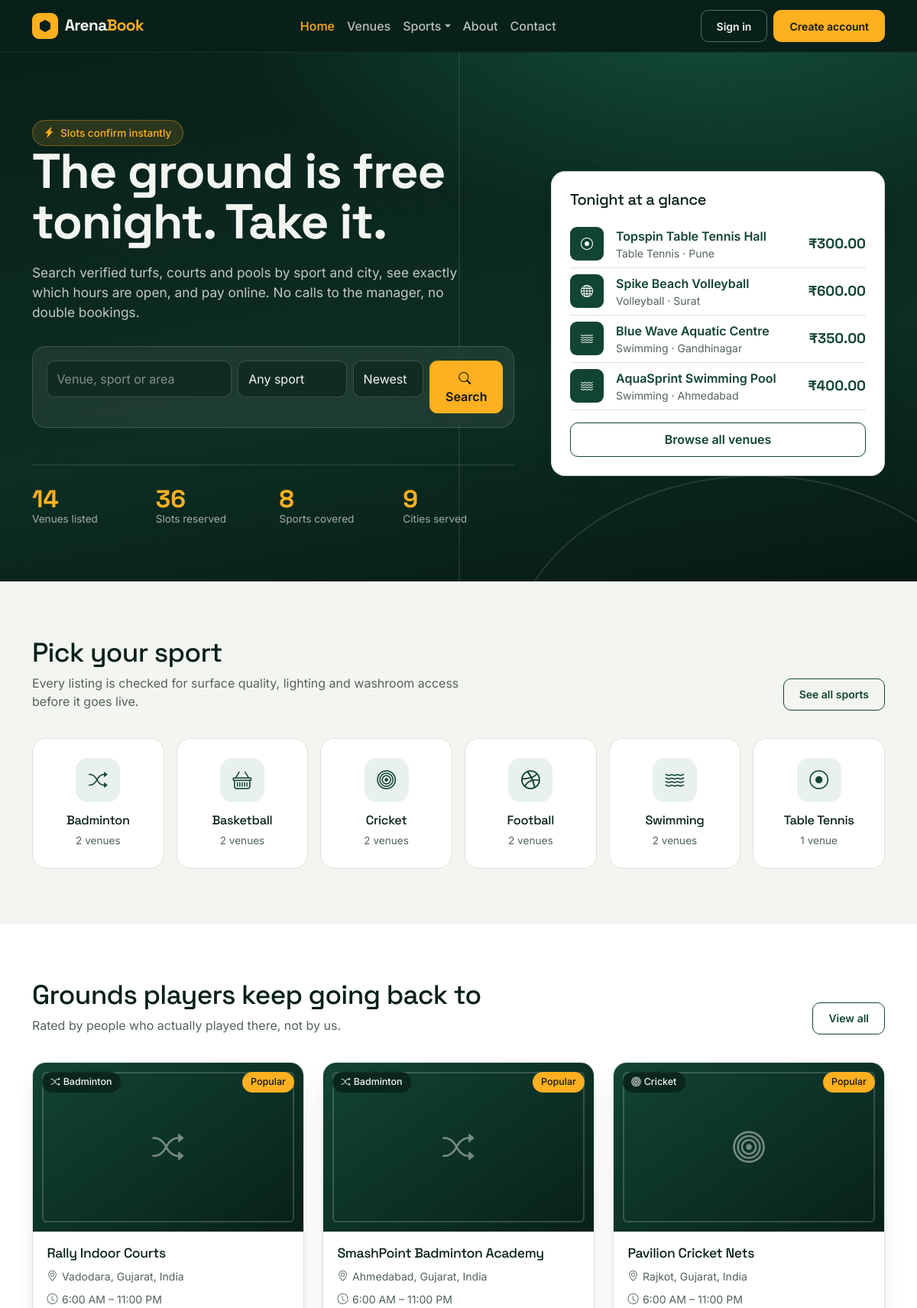
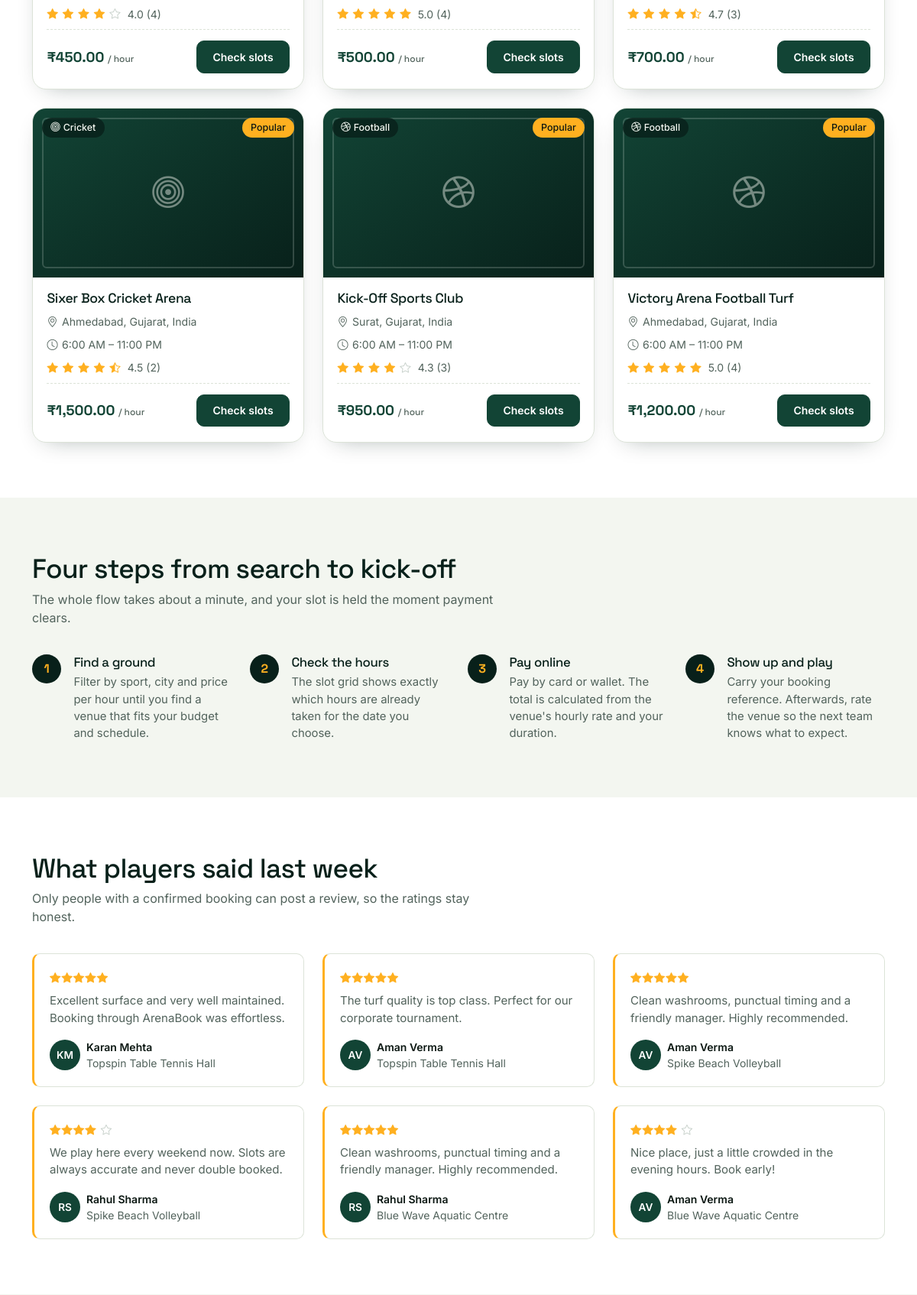
The page / (upper part) on the database its author committed (2 pictures, top to bottom).
### arena/models.py (models this page shows, shortened)
class Turf(models.Model):
    turf_name = models.CharField(max_length=150)
    description = models.TextField(blank=True)
    category = models.ForeignKey(
        SportCategory, on_delete=models.CASCADE, related_name="turfs"
    )
    address = models.TextField()
    city = models.ForeignKey(City, on_delete=models.SET_NULL, null=True, blank=True)
    state = models.ForeignKey(State, on_delete=models.SET_NULL, null=True, blank=True)
    country = models.ForeignKey(Country, on_delete=models.SET_NULL, null=True, blank=True)
    price_per_hour = models.DecimalField(max_digits=10, decimal_places=2)
    open_time = models.TimeField(default=time(6, 0))
    close_time = models.TimeField(default=time(23, 0))
    image = models.ImageField(upload_to="turfs/", blank=True, null=True)
    created_at = models.DateTimeField(auto_now_add=True)
    capacity = models.PositiveIntegerField(default=10)
    amenities = models.CharField(
        max_length=255,
        blank=True,
        help_text="Comma separated, e.g. Parking, Floodlights, Washroom",
    )
    is_featured = models.BooleanField(default=False)
    is_active = models.BooleanField(default=True)
    class Meta:
        ordering = ["-created_at"]
    def get_absolute_url(self):
        return reverse("turf_detail", args=[self.pk])
    @property
    def location(self):
        bits = [b.name for b in (self.city, self.state, self.country) if b]
        return ", ".join(bits)
    @property
    def average_rating(self):
        result = self.reviews.aggregate(avg=models.Avg("rating"))["avg"]
        return round(result, 1) if result else 0
    @property
    def review_count(self):
        return self.reviews.count()
    @property
    def rating_stars(self):
        avg = self.average_rating
        stars = []
        for i in range(1, 6):
            if avg >= i:
                stars.append("full")
            elif avg >= i - 0.5:
                stars.append("half")
            else:
                stars.append("empty")
        return stars

class SportCategory(models.Model):
    category_name = models.CharField(max_length=100, unique=True)
    description = models.TextField(blank=True)
    image = models.ImageField(upload_to="categories/", blank=True, null=True)
    icon = models.CharField(
        max_length=50,
        default="bi-trophy",
        help_text="Bootstrap icon class, e.g. bi-dribbble",
    )
    slug = models.SlugField(max_length=120, unique=True, blank=True)
    class Meta:
        verbose_name = "Sport category"
        verbose_name_plural = "Sport categories"
        ordering = ["category_name"]

class City(models.Model):
    state = models.ForeignKey(State, on_delete=models.CASCADE, related_name="cities")
    name = models.CharField(max_length=80)
    class Meta:
        verbose_name_plural = "Cities"
        ordering = ["name"]
        unique_together = ("state", "name")

class State(models.Model):
    country = models.ForeignKey(Country, on_delete=models.CASCADE, related_name="states")
    name = models.CharField(max_length=80)
    class Meta:
        ordering = ["name"]
        unique_together = ("country", "name")

class Country(models.Model):
    name = models.CharField(max_length=80, unique=True)
    class Meta:
        verbose_name_plural = "Countries"
        ordering = ["name"]

class Review(models.Model):
    user = models.ForeignKey(
        settings.AUTH_USER_MODEL, on_delete=models.CASCADE, related_name="reviews"
    )
    turf = models.ForeignKey(Turf, on_delete=models.CASCADE, related_name="reviews")
    rating = models.PositiveSmallIntegerField(
        default=5, validators=[MinValueValidator(1), MaxValueValidator(5)]
    )
    comment = models.TextField(blank=True)
    created_at = models.DateTimeField(auto_now_add=True)
    class Meta:
        ordering = ["-created_at"]
        unique_together = ("user", "turf")
    @property
    def star_range(self):
        return range(self.rating)
    @property
    def empty_range(self):
        return range(5 - self.rating)

class User(AbstractBaseUser, PermissionsMixin):
    first_name = models.CharField(max_length=60)
    last_name = models.CharField(max_length=60, blank=True)
    email = models.EmailField(unique=True)
    profile_image = models.ImageField(upload_to="profiles/", blank=True, null=True)
    date_joined = models.DateTimeField(default=timezone.now)
    is_active = models.BooleanField(default=True)
    is_staff = models.BooleanField(
        default=False, help_text="Allows access to the ArenaBook admin panel."
    )
    objects = UserManager()
    USERNAME_FIELD = "email"
    REQUIRED_FIELDS = ["first_name"]
    class Meta:
        verbose_name = "User"
        verbose_name_plural = "Users"
        ordering = ["-date_joined"]
    @property
    def full_name(self):
        name = f"{self.first_name} {self.last_name}".strip()
        return name or self.email.split("@")[0]
    @property
    def initials(self):
        parts = self.full_name.split()
        if len(parts) >= 2:
            return (parts[0][0] + parts[1][0]).upper()
        return self.full_name[:2].upper()

### arena/views.py (the view)
# urls.py: path("", views.home, name="home"),
def home(request):
    turfs = Turf.objects.filter(is_active=True).select_related("category", "city")
    context = {
        "categories": SportCategory.objects.annotate(
            total=Count("turfs", filter=Q(turfs__is_active=True))
        )[:6],
        "featured_turfs": turfs.filter(is_featured=True)[:6] or turfs[:6],
        "latest_turfs": turfs.order_by("-created_at")[:8],
        "reviews": Review.objects.select_related("user", "turf")
        .filter(rating__gte=4)
        .order_by("-created_at")[:6],
        "stats": {
            "turfs": turfs.count(),
            "bookings": Booking.objects.exclude(status=Booking.CANCELLED).count(),
            "categories": SportCategory.objects.count(),
            "cities": City.objects.filter(turf__isnull=False).distinct().count(),
        },
    }
    return render(request, "pages/home.html", context)

### templates/pages/home.html (shortened to what this page needs)
{% extends 'base.html' %}
{% load arena_extras %}
{% block content %}
<section class="hero">
    <div class="container">
        <div class="row align-items-center g-5">
            <div class="col-lg-7">
                <span class="hero-chip"><i class="bi bi-lightning-charge-fill"></i> Slots confirm instantly</span>
                <h1>The ground is free tonight. Take it.</h1>
                <p class="hero-lead">Search verified turfs, courts and pools by sport and city, see exactly which hours are open, and pay online. No calls to the manager, no double bookings.</p>
                <form action="{% url 'turf_list' %}" method="get" class="search-panel">
                    <div class="row g-2">
                        <div class="col-md-5">
                            <input type="text" name="q" class="form-control" placeholder="Venue, sport or area">
                        </div>
                        <div class="col-md-3">
                            <select name="category" class="form-select">
                                <option value="">Any sport</option>
                            </select>
                        </div>
                        <div class="col-md-2">
                            <select name="sort" class="form-select">
                                <option value="newest">Newest</option>
                            </select>
                        </div>
                        <div class="col-md-2 d-grid">
                            <button class="btn btn-amber"><i class="bi bi-search me-1"></i>Search</button>
                        </div>
                    </div>
                </form>
                <div class="hero-stats">
                    <div class="hero-stat">
                        <div class="num">{{ stats.turfs }}</div>
                        <div class="lbl">Venues listed</div>
                    </div>
                    <div class="hero-stat">
                        <div class="num">{{ stats.bookings }}</div>
                        <div class="lbl">Slots reserved</div>
                    </div>
                    <div class="hero-stat">
                        <div class="num">{{ stats.categories }}</div>
                        <div class="lbl">Sports covered</div>
                    </div>
                    <div class="hero-stat">
                        <div class="num">{{ stats.cities }}</div>
                        <div class="lbl">Cities served</div>
                    </div>
                </div>
            </div>
            <div class="col-lg-5">
                <div class="card-chalk p-4">
                    <h5 class="mb-3">Tonight at a glance</h5>
                    {% for turf in latest_turfs|slice:":4" %}
                    <a href="{{ turf.get_absolute_url }}" class="d-flex align-items-center gap-3 py-2 border-bottom text-decoration-none">
                        <span class="thumb-sm thumb-sm--ph"><i class="bi {{ turf.category.icon }}"></i></span>
                        <span class="flex-grow-1">
                            <span class="d-block fw-semibold text-pitch">{{ turf.turf_name }}</span>
                            <span class="d-block small text-muted-soft">{{ turf.category.category_name }} · {{ turf.city.name|default:"—" }}</span>
                        </span>
                        <span class="price-tag">₹{{ turf.price_per_hour|money }}</span>
                    </a>
                    {% empty %}
                    <p class="text-muted-soft mb-0">No venues yet. Run <code>python manage.py seed_data</code> to load sample data.</p>
                    {% endfor %}
                    <a href="{% url 'turf_list' %}" class="btn btn-outline-pitch w-100 mt-3">Browse all venues</a>
                </div>
            </div>
        </div>
    </div>
</section>
<section class="section">
    <div class="container">
        <div class="section-head d-flex flex-wrap justify-content-between align-items-end gap-2">
            <div>
                <h2>Pick your sport</h2>
                <p>Every listing is checked for surface quality, lighting and washroom access before it goes live.</p>
            </div>
            <a href="{% url 'category_list' %}" class="btn btn-outline-pitch btn-sm">See all sports</a>
        </div>
        <div class="row g-3">
            {% for category in categories %}
            <div class="col-6 col-md-4 col-lg-2">
                <a href="{% url 'turf_list' %}?category={{ category.pk }}" class="sport-tile">
                    <span class="icon"><i class="bi {{ category.icon }}"></i></span>
                    <h3>{{ category.category_name }}</h3>
                    <span>{{ category.total }} venue{{ category.total|pluralize }}</span>
                </a>
            </div>
            {% empty %}
            <div class="col-12"><p class="text-muted-soft">No sport categories have been added yet.</p></div>
            {% endfor %}
        </div>
    </div>
</section>
<section class="section section--tint">
    <div class="container">
        <div class="section-head d-flex flex-wrap justify-content-between align-items-end gap-2">
            <div>
                <h2>Grounds players keep going back to</h2>
                <p>Rated by people who actually played there, not by us.</p>
            </div>
            <a href="{% url 'turf_list' %}" class="btn btn-outline-pitch btn-sm">View all</a>
        </div>
        <div class="row g-4">
            {% for turf in featured_turfs %}
            <div class="col-md-6 col-lg-4">
                {% include 'partials/venue_card.html' with turf=turf %}
            </div>
            {% endfor %}
        </div>
    </div>
</section>
<section class="section">
    <div class="container">
        <div class="section-head">
            <h2>Four steps from search to kick-off</h2>
            <p>The whole flow takes about a minute, and your slot is held the moment payment clears.</p>
        </div>
        <div class="row g-4 step-row">
            <div class="col-md-6 col-lg-3">
                <div class="step-item">
                    <h4>Find a ground</h4>
                    <p>Filter by sport, city and price per hour until you find a venue that fits your budget and schedule.</p>
                </div>
            </div>
            <div class="col-md-6 col-lg-3">
                <div class="step-item">
                    <h4>Check the hours</h4>
                    <p>The slot grid shows exactly which hours are already taken for the date you choose.</p>
                </div>
            </div>
            <div class="col-md-6 col-lg-3">
                <div class="step-item">
                    <h4>Pay online</h4>
                    <p>Pay by card or wallet. The total is calculated from the venue's hourly rate and your duration.</p>
                </div>
            </div>
            <div class="col-md-6 col-lg-3">
                <div class="step-item">
                    <h4>Show up and play</h4>
                    <p>Carry your booking reference. Afterwards, rate the venue so the next team knows what to expect.</p>
                </div>
            </div>
        </div>
    </div>
</section>
{% if reviews %}
<section class="section section--tint">
    <div class="container">
        <div class="section-head">
            <h2>What players said last week</h2>
            <p>Only people with a confirmed booking can post a review, so the ratings stay honest.</p>
        </div>
        <div class="row g-4">
            {% for review in reviews %}
            <div class="col-md-6 col-lg-4">
                <div class="review-card">
                    <div class="stars mb-2">
                        {% for _ in review.star_range %}<i class="bi bi-star-fill"></i>{% endfor %}
                        {% for _ in review.empty_range %}<i class="bi bi-star"></i>{% endfor %}
                    </div>
                    <p>{{ review.comment|default:"Great experience overall." }}</p>
                    <div class="d-flex align-items-center gap-2 mt-3">
                        <span class="avatar-initials">{{ review.user.initials }}</span>
                        <div>
                            <div class="fw-semibold small">{{ review.user.full_name }}</div>
                            <div class="small text-muted-soft">{{ review.turf.turf_name }}</div>
                        </div>
                    </div>
                </div>
            </div>
            {% endfor %}
        </div>
    </div>
</section>
{% endif %}
{% endblock %}

### templates/partials/venue_card.html
{% load arena_extras %}
<article class="card-chalk venue-card">
    <div class="venue-thumb">
        {% if turf.image %}
        <img src="{{ turf.image.url }}" alt="{{ turf.turf_name }}">
        {% else %}
        <i class="bi {{ turf.category.icon }} placeholder-icon"></i>
        <span class="thumb-lines"></span>
        {% endif %}
        <span class="venue-badge"><i class="bi {{ turf.category.icon }} me-1"></i>{{ turf.category.category_name }}</span>
        {% if turf.is_featured %}<span class="venue-badge venue-badge--amber">Popular</span>{% endif %}
    </div>
    <div class="venue-body">
        <h3 class="venue-title"><a href="{{ turf.get_absolute_url }}">{{ turf.turf_name }}</a></h3>
        <div class="venue-meta"><i class="bi bi-geo-alt"></i>{{ turf.location|default:"Location not set" }}</div>
        <div class="venue-meta">
            <i class="bi bi-clock"></i>{{ turf.open_time|time:"g:i A" }} – {{ turf.close_time|time:"g:i A" }}
        </div>
        <div class="d-flex align-items-center gap-2">
            <span class="stars">
                {% for star in turf.rating_stars %}
                    {% if star == 'full' %}<i class="bi bi-star-fill"></i>
                    {% elif star == 'half' %}<i class="bi bi-star-half"></i>
                    {% else %}<i class="bi bi-star"></i>{% endif %}
                {% endfor %}
            </span>
            <span class="small text-muted-soft">{{ turf.average_rating }} ({{ turf.review_count }})</span>
        </div>
        <div class="venue-foot">
            <span class="price-tag">₹{{ turf.price_per_hour|money }} <small>/ hour</small></span>
            <a href="{{ turf.get_absolute_url }}" class="btn btn-pitch btn-sm">Check slots</a>
        </div>
    </div>
</article>

### rows shown on the page
Turf: turf_name "Topspin Table Tennis Hall", category.category_name "Table Tennis", city.name "Pune", price_per_hour "300.00"
Turf: turf_name "Spike Beach Volleyball", category.category_name "Volleyball", city.name "Surat", price_per_hour "600.00"
Turf: turf_name "Blue Wave Aquatic Centre", category.category_name "Swimming", city.name "Gandhinagar", price_per_hour "350.00"
Turf: turf_name "AquaSprint Swimming Pool", category.category_name "Swimming", city.name "Ahmedabad", price_per_hour "400.00"
SportCategory: category_name "Badminton", total "2"
SportCategory: category_name "Basketball", total "2"
SportCategory: category_name "Cricket", total "2"
SportCategory: category_name "Football", total "2"
SportCategory: category_name "Swimming", total "2"
SportCategory: category_name "Table Tennis", total "1"
Turf: category.category_name "Badminton", is_featured "Popular", turf_name "Rally Indoor Courts", location "Vadodara, Gujarat, India", open_time "6:00 AM", close_time "11:00 PM", average_rating "4.0", review_count "4", price_per_hour "450.00"
Turf: category.category_name "Badminton", is_featured "Popular", turf_name "SmashPoint Badminton Academy", location "Ahmedabad, Gujarat, India", open_time "6:00 AM", close_time "11:00 PM", average_rating "5.0", review_count "4", price_per_hour "500.00"
Turf: category.category_name "Cricket", is_featured "Popular", turf_name "Pavilion Cricket Nets", location "Rajkot, Gujarat, India", open_time "6:00 AM", close_time "11:00 PM", average_rating "4.7", review_count "3", price_per_hour "700.00"
Turf: category.category_name "Cricket", is_featured "Popular", turf_name "Sixer Box Cricket Arena", location "Ahmedabad, Gujarat, India", open_time "6:00 AM", close_time "11:00 PM", average_rating "4.5", review_count "2", price_per_hour "1,500.00"
Turf: category.category_name "Football", is_featured "Popular", turf_name "Kick-Off Sports Club", location "Surat, Gujarat, India", open_time "6:00 AM", close_time "11:00 PM", average_rating "4.3", review_count "3", price_per_hour "950.00"
Turf: category.category_name "Football", is_featured "Popular", turf_name "Victory Arena Football Turf", location "Ahmedabad, Gujarat, India", open_time "6:00 AM", close_time "11:00 PM", average_rating "5.0", review_count "4", price_per_hour "1,200.00"
Review: rating 5 (drawn), comment "Excellent surface and very well maintained. Booking through ArenaBook was effortless.", user.initials "KM", user.full_name "Karan Mehta", turf.turf_name "Topspin Table Tennis Hall"
Review: rating 5 (drawn), comment "The turf quality is top class. Perfect for our corporate tournament.", user.initials "AV", user.full_name "Aman Verma", turf.turf_name "Topspin Table Tennis Hall"
Review: rating 5 (drawn), comment "Clean washrooms, punctual timing and a friendly manager. Highly recommended.", user.initials "AV", user.full_name "Aman Verma", turf.turf_name "Spike Beach Volleyball"
Review: rating 4 (drawn), comment "We play here every weekend now. Slots are always accurate and never double booked.", user.initials "RS", user.full_name "Rahul Sharma", turf.turf_name "Spike Beach Volleyball"
Review: rating 5 (drawn), comment "Clean washrooms, punctual timing and a friendly manager. Highly recommended.", user.initials "RS", user.full_name "Rahul Sharma", turf.turf_name "Blue Wave Aquatic Centre"
Review: rating 4 (drawn), comment "Nice place, just a little crowded in the evening hours. Book early!", user.initials "AV", user.full_name "Aman Verma", turf.turf_name "Blue Wave Aquatic Centre"

### other values the page prints
{{ stats.turfs }} "14"
{{ stats.bookings }} "36"
{{ stats.categories }} "8"
{{ stats.cities }} "9"
